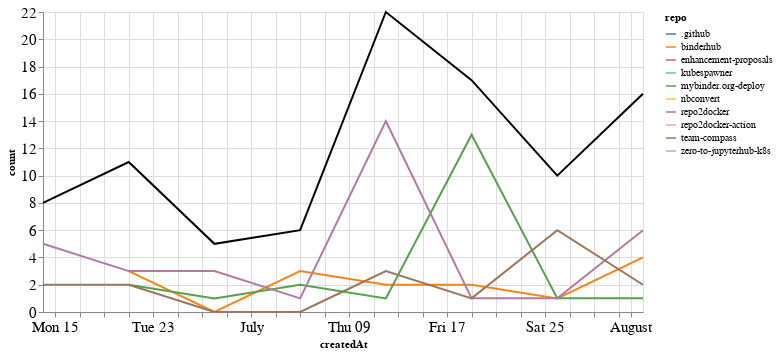

Notebook source saved alongside this figure:
### Markdown cell above
## Comments

### Code cell
comments_time = comments.groupby('repo').resample('W', on='createdAt').count()['author'].reset_index()
comments_time = comments_time.rename(columns={'author': 'count'})
comments_time_total = comments_time.groupby('createdAt').agg({"count": "sum"}).reset_index()
ch1 = alt.Chart(comments_time, width=600).mark_line().encode(
    x='createdAt',
    y='count',
    color='repo',
    tooltip="repo"
)

ch2 = alt.Chart(comments_time_total, width=600).mark_line(color="black").encode(
    x='createdAt',
    y='count',
)

ch1 + ch2

### Figure 1 — Vega-Lite specification as saved in the notebook (floating-point values rounded to 4 significant figures)
{"config": {"axisLeft": {"labelFontSize": 15}, "axisBottom": {"labelFontSize": 15}}, "layer": [{"data": {"name": "data-20b0ce8a909e51d9692998695bffba37"}, "mark": "line", "encoding": {"color": {"type": "nominal", "field": "repo"}, "tooltip": {"type": "nominal", "field": "repo"}, "x": {"type": "temporal", "field": "createdAt"}, "y": {"type": "quantitative", "field": "count"}}, "width": 600}, {"data": {"name": "data-021e988707ac57fb9c565505adbaebe1"}, "mark": {"type": "line", "color": "black"}, "encoding": {"x": {"type": "temporal", "field": "createdAt"}, "y": {"type": "quantitative", "field": "count"}}, "width": 600}], "$schema": "https://vega.github.io/schema/vega-lite/v4.8.1.json", "datasets": {"data-20b0ce8a909e51d9692998695bffba37": [{"repo": ".github", "createdAt": "2020-06-21T00:00:00", "count": 1}, {"repo": "binderhub", "createdAt": "2020-06-21T00:00:00", "count": 3}, {"repo": "binderhub", "createdAt": "2020-06-28T00:00:00", "count": 0}, {"repo": "binderhub", "createdAt": "2020-07-05T00:00:00", "count": 3}, {"repo": "binderhub", "createdAt": "2020-07-12T00:00:00", "count": 2}, {"repo": "binderhub", "createdAt": "2020-07-19T00:00:00", "count": 2}, {"repo": "binderhub", "createdAt": "2020-07-26T00:00:00", "count": 1}, {"repo": "binderhub", "createdAt": "2020-08-02T00:00:00", "count": 4}, {"repo": "enhancement-proposals", "createdAt": "2020-07-12T00:00:00", "count": 2}, {"repo": "kubespawner", "createdAt": "2020-07-26T00:00:00", "count": 1}, {"repo": "mybinder.org-deploy", "createdAt": "2020-06-21T00:00:00", "count": 2}, {"repo": "mybinder.org-deploy", "createdAt": "2020-06-28T00:00:00", "count": 1}, {"repo": "mybinder.org-deploy", "createdAt": "2020-07-05T00:00:00", "count": 2}, {"repo": "mybinder.org-deploy", "createdAt": "2020-07-12T00:00:00", "count": 1}, {"repo": "mybinder.org-deploy", "createdAt": "2020-07-19T00:00:00", "count": 13}, {"repo": "mybinder.org-deploy", "createdAt": "2020-07-26T00:00:00", "count": 1}, {"repo": "mybinder.org-deploy", "createdAt": "2020-08-02T00:00:00", "count": 1}, {"repo": "nbconvert", "createdAt": "2020-06-14T00:00:00", "count": 1}, {"repo": "repo2docker", "createdAt": "2020-06-14T00:00:00", "count": 5}, {"repo": "repo2docker", "createdAt": "2020-06-21T00:00:00", "count": 3}, {"repo": "repo2docker", "createdAt": "2020-06-28T00:00:00", "count": 3}, {"repo": "repo2docker", "createdAt": "2020-07-05T00:00:00", "count": 1}, {"repo": "repo2docker", "createdAt": "2020-07-12T00:00:00", "count": 14}, {"repo": "repo2docker", "createdAt": "2020-07-19T00:00:00", "count": 1}, {"repo": "repo2docker", "createdAt": "2020-07-26T00:00:00", "count": 1}, {"repo": "repo2docker", "createdAt": "2020-08-02T00:00:00", "count": 6}, {"repo": "repo2docker-action", "createdAt": "2020-06-28T00:00:00", "count": 1}, {"repo": "team-compass", "createdAt": "2020-06-14T00:00:00", "count": 2}, {"repo": "team-compass", "createdAt": "2020-06-21T00:00:00", "count": 2}, {"repo": "team-compass", "createdAt": "2020-06-28T00:00:00", "count": 0}, {"repo": "team-compass", "createdAt": "2020-07-05T00:00:00", "count": 0}, {"repo": "team-compass", "createdAt": "2020-07-12T00:00:00", "count": 3}, {"repo": "team-compass", "createdAt": "2020-07-19T00:00:00", "count": 1}, {"repo": "team-compass", "createdAt": "2020-07-26T00:00:00", "count": 6}, {"repo": "team-compass", "createdAt": "2020-08-02T00:00:00", "count": 2}, {"repo": "zero-to-jupyterhub-k8s", "createdAt": "2020-08-02T00:00:00", "count": 3}], "data-021e988707ac57fb9c565505adbaebe1": [{"createdAt": "2020-06-14T00:00:00", "count": 8}, {"createdAt": "2020-06-21T00:00:00", "count": 11}, {"createdAt": "2020-06-28T00:00:00", "count": 5}, {"createdAt": "2020-07-05T00:00:00", "count": 6}, {"createdAt": "2020-07-12T00:00:00", "count": 22}, {"createdAt": "2020-07-19T00:00:00", "count": 17}, {"createdAt": "2020-07-26T00:00:00", "count": 10}, {"createdAt": "2020-08-02T00:00:00", "count": 16}]}}
